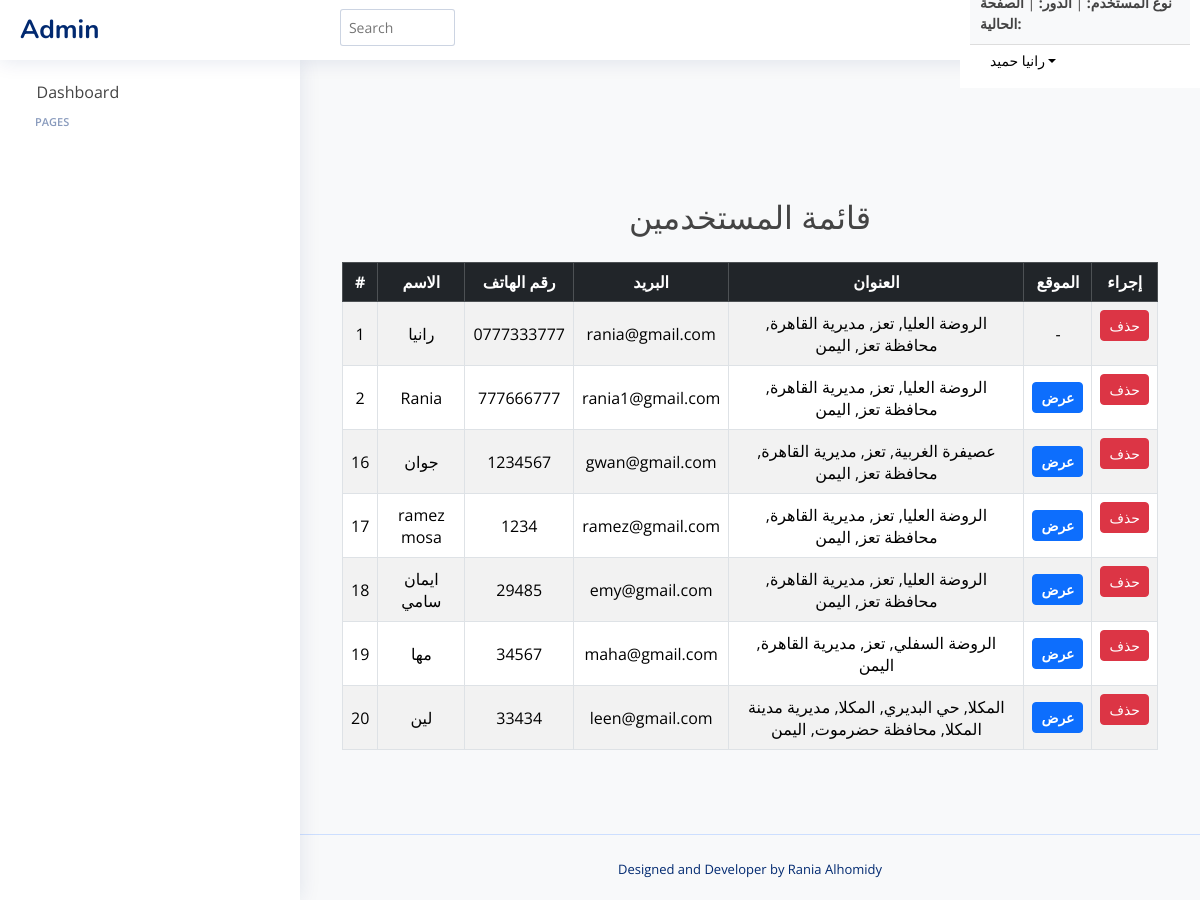
The page /admin/users (signed in) on the database as committed earlier.
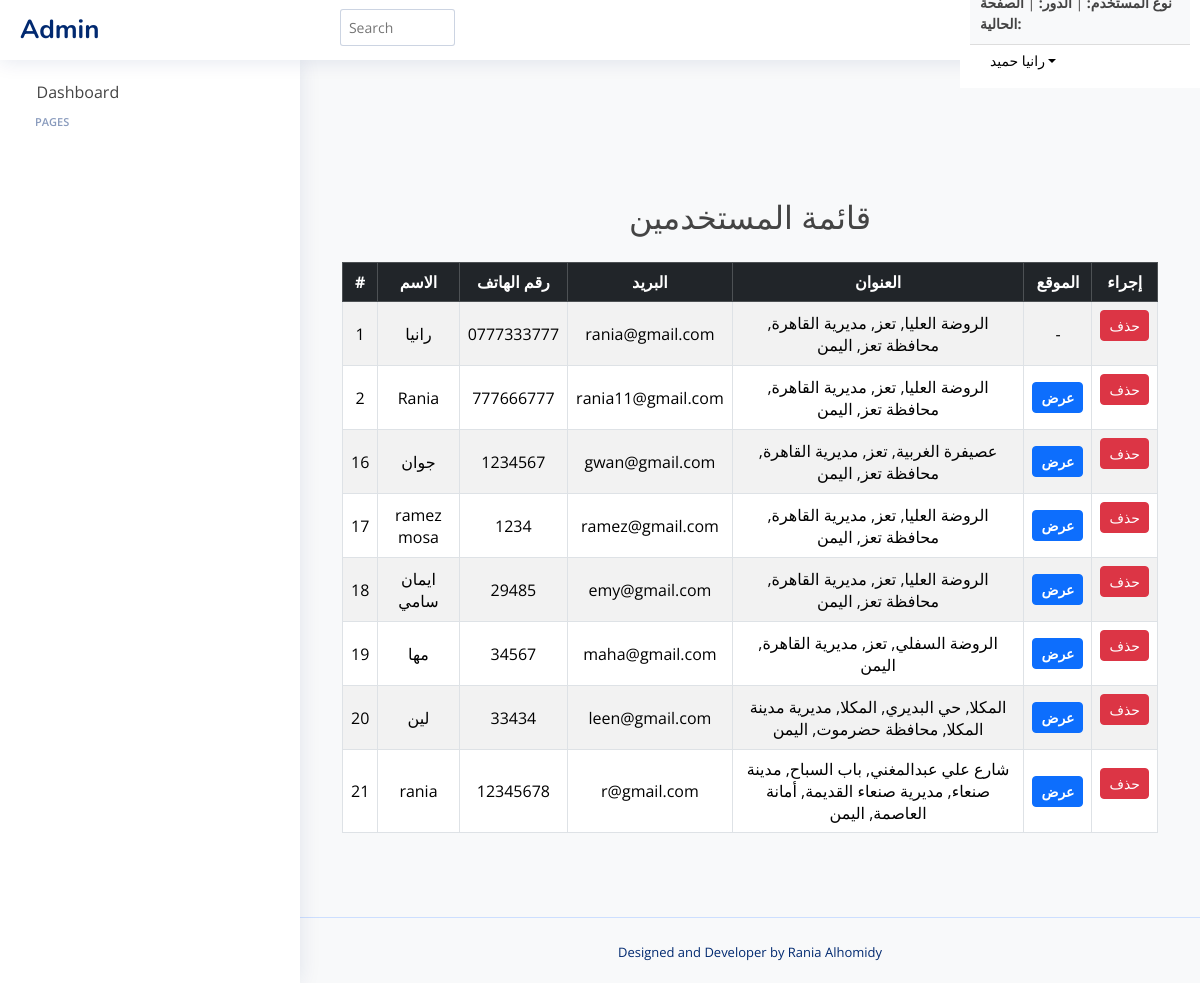
The same page on the database as committed later.
### tables this page shows
CREATE TABLE user (
    id INTEGER PRIMARY KEY AUTOINCREMENT,
    name TEXT,
    num TEXT UNIQUE,
    pass TEXT,
    email TEXT UNIQUE,
    ud_ia INTEGER,
    account_status INTEGER DEFAULT 1,
    created_at TIMESTAMP DEFAULT CURRENT_TIMESTAMP,
    FOREIGN KEY (ud_ia) REFERENCES user_addresses(id) ON DELETE CASCADE
);

CREATE TABLE user_addresses (
    id INTEGER PRIMARY KEY AUTOINCREMENT,
    user_id INTEGER,
    latitude REAL,
    longitude REAL,
    address TEXT,
    FOREIGN KEY (user_id) REFERENCES users(id) ON DELETE CASCADE
);

### admin_routes.py (the view)
@admin_bp.route('/users')
@login_required
@role_required(['super_admin', 'order_manager'])
def users():
    try:
        conn = get_db_connection()
        conn.row_factory = sqlite3.Row
        cursor = conn.cursor()
        cursor.execute("""
            SELECT
                u.id, u.name, u.num, u.email, u.ud_ia,
                a.address, a.latitude, a.longitude
            FROM user u
            LEFT JOIN user_addresses a ON u.ud_ia = a.id
        """)
        users_data = cursor.fetchall()
        conn.close()
        users = []
        for user in users_data:
            users.append({
                'id': user['id'],
                'name': user['name'] or 'غير محدد',
                'num': user['num'] or 'غير محدد',
                'email': user['email'] or 'غير محدد',
                'address': user['address'] or 'لم يتم إضافة عنوان',
                'latitude': user['latitude'],
                'longitude': user['longitude']
            })
        return render_template('admin/show_users.html', users=users)
    except Exception as e:
        print(f"خطأ مفاجئ: {str(e)}")
        return render_template('admin/show_users.html', error="حدث خطأ أثناء جلب المستخدمين")

### admin_routes.py (called while the page is built)
def login_required(f):
    @wraps(f)
    def decorated_function(*args, **kwargs):
        if 'admin_role' not in session:
            flash('الرجاء تسجيل الدخول أولا.', 'danger')
            return redirect(url_for('auth.admin_login'))
        return f(*args, **kwargs)
    return decorated_function

def role_required(allowed_roles):
    def decorator(f):
        @wraps(f)
        def decorated_function(*args, **kwargs):
            if session.get('admin_role') not in allowed_roles:
                abort(403)
            return f(*args, **kwargs)
        return decorated_function
    return decorator

def get_db_connection():
    conn = sqlite3.connect('database/Eshop.db')
    conn.row_factory = sqlite3.Row
    return conn

### app.py (called while the page is built)
def get_db_connection():
    conn = sqlite3.connect('database/Eshop.db') # أو sqlite3.connect(app.config['DATABASE'])
    conn.row_factory = sqlite3.Row
    return conn

@app.context_processor
def inject_sellers():
    conn = get_db_connection()
    sellers = conn.execute('SELECT id, store_name FROM sellers').fetchall()
    conn.close()
    return dict(sellers=sellers)

### templates/admin/show_users.html (shortened to what this page needs)
{% include 'admin/header.html'%}
<main id="main" class="main">
    <div class="container py-5">
        <h2 class="mb-4 text-center">قائمة المستخدمين</h2>
        <div class="table-responsive">
            <table class="table table-bordered table-striped table-hover text-center align-middle">
                <thead class="table-dark">
                    <tr>
                        <th>#</th>
                        <th>الاسم</th>
                        <th>رقم الهاتف</th>
                        <th>البريد</th>
                        <th>العنوان</th>
                        <th>الموقع</th>
                        <th>إجراء</th>
                    </tr>
                </thead>
                <tbody>
                    {% for user in users %}
                    <tr>
                        <td>{{ user.id }}</td>
                        <td>{{ user.name }}</td>
                        <td>{{ user.num }}</td>
                        <td>{{ user.email }}</td>
                        <td>{{ user.address }}</td>
                        <td>
                            {% if user.latitude and user.longitude %}
                            <a href="https://maps.google.com/?q={{ user.latitude }},{{ user.longitude }}" class="btn btn-primary btn-sm text_view"
                                target="_blank">عرض</a>
                            {% else %}
                            -
                            {% endif %}
                        </td>
                        <td>
                            <form method="POST" action="{{ url_for('admin.delete_user', user_id=user.id) }}"
                                onsubmit="return confirm('هل أنت متأكد من حذف المستخدم؟');">
                                <button type="submit" class="btn btn-danger btn-sm">حذف</button>
                            </form>
                        </td>
                    </tr>
                    {% endfor %}
                </tbody>
            </table>
        </div>
    </div>
</main>
{% include 'admin/footer.html'%}

Rows that differ between the two databases and show on the page:
changed user "Rania": email "rania1@gmail.com" → "rania11@gmail.com"
added user: id "21", name "rania", num "12345678", email "r@gmail.com", address "شارع علي عبدالمغني, باب السباح, مدينة صنعاء, مديرية صنعاء القديمة, أمانة العاصمة, اليمن"
